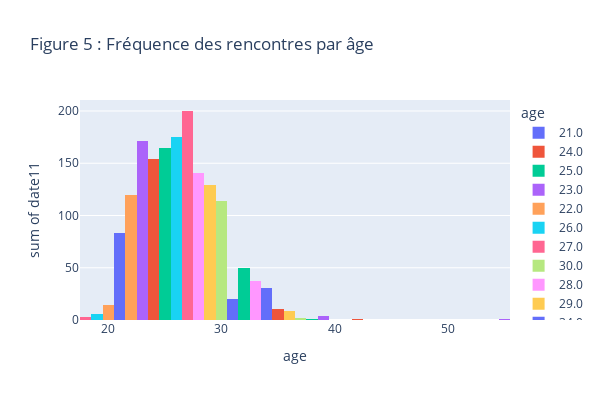

Notebook code cell kept with this figure:
### Code cell
# Suppression des valeurs Na pour colorer notre graphique.

dataset1.dropna(how = 'any', subset = ['age'], inplace = True)

#Fréquence des rendez-vous pour chaque carrière envisagée

px.histogram(data_frame= dataset1.drop_duplicates('iid'),
             x = 'age', 
             y = 'date11',
             color = 'age',
            title = 'Figure 5 : Fréquence des rencontres par âge',width=600, height=400,).update_yaxes(categoryorder = 'total ascending') #Classement des catégories selon la fréquence des rencontres

### Figure 1 — Plotly figure (JSON) as saved in the notebook; plotly's stock layout.template omitted (floating-point values rounded to 4 significant figures)
{"data": [{"alignmentgroup": "True", "bingroup": "x", "histfunc": "sum", "hovertemplate": "age=%{x}<br>sum of date11=%{y}<extra></extra>", "legendgroup": "21.0", "marker": {"color": "#636efa", "pattern": {"shape": ""}}, "name": "21.0", "offsetgroup": "21.0", "orientation": "v", "showlegend": true, "type": "histogram", "x": [21, 21, 21, 21, 21, 21, 21, 21, 21, 21, 21, 21, 21, 21, 21, 21, 21, 21, 21, 21, 21, 21], "xaxis": "x", "y": [1, 4, 1, 7, 2, 4, 2, 4, 4, 3, 7, 5, 1, 5, 5, 5, 4, 6, 5, 2, 5, 1], "yaxis": "y"}, {"alignmentgroup": "True", "bingroup": "x", "histfunc": "sum", "hovertemplate": "age=%{x}<br>sum of date11=%{y}<extra></extra>", "legendgroup": "24.0", "marker": {"color": "#EF553B", "pattern": {"shape": ""}}, "name": "24.0", "offsetgroup": "24.0", "orientation": "v", "showlegend": true, "type": "histogram", "x": [24, 24, 24, 24, 24, 24, 24, 24, 24, 24, 24, 24, 24, 24, 24, 24, 24, 24, 24, 24, 24, 24, 24, 24, 24, 24, 24, 24, 24, 24, 24, 24, 24, 24, 24, 24, 24, 24, 24, 24, 24, 24, 24, 24, 24, 24, 24, 24, 24, 24, 24, 24, 24, 24, 24, 24], "xaxis": "x", "y": [3, 4, 7, 4, 2, 2, 5, 2, 3, 2, 2, 3, 1, 4, 1, 1, 2, 5, 4, 4, 1, 1, 2, 3, 2, 2, 4, 2, 2, 5, 1, 4, 2, 4, 4, 4, 4, 3, 4, 1, 2, 6, 1, 2, 1, 6, 3, 1, 1, 1, 4, 4, 3, 1, 1, 1], "yaxis": "y"}, {"alignmentgroup": "True", "bingroup": "x", "histfunc": "sum", "hovertemplate": "age=%{x}<br>sum of date11=%{y}<extra></extra>", "legendgroup": "25.0", "marker": {"color": "#00cc96", "pattern": {"shape": ""}}, "name": "25.0", "offsetgroup": "25.0", "orientation": "v", "showlegend": true, "type": "histogram", "x": [25, 25, 25, 25, 25, 25, 25, 25, 25, 25, 25, 25, 25, 25, 25, 25, 25, 25, 25, 25, 25, 25, 25, 25, 25, 25, 25, 25, 25, 25, 25, 25, 25, 25, 25, 25, 25, 25, 25, 25, 25, 25, 25, 25, 25, 25, 25, 25, 25, 25, 25, 25, 25, 25, 25], "xaxis": "x", "y": [5, 3, 3, 3, 2, 1, 5, 1, 5, 5, 1, 4, 1, 1, 2, 7, 1, 4, 4, 4, 3, 1, 2, 6, 2, 1, 4, 1, 4, 2, 5, 4, 4, 3, 6, 3, 3, 3, 1, 1, 4, 1, 4, 2, 2, 2, 5, 4, 3, 4, 3, 2, 1, 1, 6], "yaxis": "y"}, {"alignmentgroup": "True", "bingroup": "x", "histfunc": "sum", "hovertemplate": "age=%{x}<br>sum of date11=%{y}<extra></extra>", "legendgroup": "23.0", "marker": {"color": "#ab63fa", "pattern": {"shape": ""}}, "name": "23.0", "offsetgroup": "23.0", "orientation": "v", "showlegend": true, "type": "histogram", "x": [23, 23, 23, 23, 23, 23, 23, 23, 23, 23, 23, 23, 23, 23, 23, 23, 23, 23, 23, 23, 23, 23, 23, 23, 23, 23, 23, 23, 23, 23, 23, 23, 23, 23, 23, 23, 23, 23, 23, 23, 23, 23, 23, 23, 23, 23, 23, 23, 23, 23, 23, 23, 23, 23, 23, 23], "xaxis": "x", "y": [3, 5, 4, 3, 1, 4, 1, 3, 4, 5, 3, 1, 5, 4, 1, 3, 3, 2, 2, 4, 5, 6, 1, 5, 2, 5, 4, 3, 4, 4, 4, 4, 5, 2, 2, 3, 3, 2, 2, 4, 4, 5, 1, 1, 5, 3, 3, 1, 2, 4, 2, 1, 3, 1, 3, 1], "yaxis": "y"}, {"alignmentgroup": "True", "bingroup": "x", "histfunc": "sum", "hovertemplate": "age=%{x}<br>sum of date11=%{y}<extra></extra>", "legendgroup": "22.0", "marker": {"color": "#FFA15A", "pattern": {"shape": ""}}, "name": "22.0", "offsetgroup": "22.0", "orientation": "v", "showlegend": true, "type": "histogram", "x": [22, 22, 22, 22, 22, 22, 22, 22, 22, 22, 22, 22, 22, 22, 22, 22, 22, 22, 22, 22, 22, 22, 22, 22, 22, 22, 22, 22, 22, 22, 22, 22, 22, 22, 22, 22, 22, 22, 22, 22, 22, 22, 22, 22], "xaxis": "x", "y": [3, 7, 1, 2, 2, 3, 3, 3, 2, 4, 4, 1, 4, 1, 5, 4, 2, 3, 4, 4, 3, 3, 4, 2, 2, 1, 2, 2, 1, 2, 2, 1, 2, 1, 3, 4, 2, 1, 6, 2, 4, 1, 3, 4], "yaxis": "y"}, {"alignmentgroup": "True", "bingroup": "x", "histfunc": "sum", "hovertemplate": "age=%{x}<br>sum of date11=%{y}<extra></extra>", "legendgroup": "26.0", "marker": {"color": "#19d3f3", "pattern": {"shape": ""}}, "name": "26.0", "offsetgroup": "26.0", "orientation": "v", "showlegend": true, "type": "histogram", "x": [26, 26, 26, 26, 26, 26, 26, 26, 26, 26, 26, 26, 26, 26, 26, 26, 26, 26, 26, 26, 26, 26, 26, 26, 26, 26, 26, 26, 26, 26, 26, 26, 26, 26, 26, 26, 26, 26, 26, 26, 26, 26, 26, 26, 26, 26, 26, 26, 26, 26, 26, 26, 26, 26, 26], "xaxis": "x", "y": [4, 2, 7, 3, 2, 1, 6, 1, 3, 1, 4, 1, 4, 3, 5, 3, 4, 3, 4, 4, 5, 2, 2, 1, 1, 1, 2, 2, 5, 4, 1, 4, 2, 3, 2, 3, 1, 4, 4, 7, 4, 4, 1, 3, 4, 4, 4, 4, 5, 1, 4, 5, 3, 6, 2], "yaxis": "y"}, {"alignmentgroup": "True", "bingroup": "x", "histfunc": "sum", "hovertemplate": "age=%{x}<br>sum of date11=%{y}<extra></extra>", "legendgroup": "27.0", "marker": {"color": "#FF6692", "pattern": {"shape": ""}}, "name": "27.0", "offsetgroup": "27.0", "orientation": "v", "showlegend": true, "type": "histogram", "x": [27, 27, 27, 27, 27, 27, 27, 27, 27, 27, 27, 27, 27, 27, 27, 27, 27, 27, 27, 27, 27, 27, 27, 27, 27, 27, 27, 27, 27, 27, 27, 27, 27, 27, 27, 27, 27, 27, 27, 27, 27, 27, 27, 27, 27, 27, 27, 27, 27, 27, 27, 27, 27, 27, 27, 27, 27, 27, 27, 27, 27, 27, 27, 27, 27, 27, 27, 27], "xaxis": "x", "y": [3, 2, 2, 2, 4, 2, 2, 2, 4, 3, 1, 3, 3, 1, 4, 4, 4, 3, 2, 2, 5, 2, 6, 3, 3, 2, 2, 6, 2, 4, 1, 3, 4, 3, 2, 5, 1, 1, 4, 3, 4, 1, 4, 4, 4, 4, 1, 3, 5, 2, 2, 3, 3, 6, 6, 1, 4, 2, 2, 1, 1, 2, 4, 4, 4, 2, 4, 2], "yaxis": "y"}, {"alignmentgroup": "True", "bingroup": "x", "histfunc": "sum", "hovertemplate": "age=%{x}<br>sum of date11=%{y}<extra></extra>", "legendgroup": "30.0", "marker": {"color": "#B6E880", "pattern": {"shape": ""}}, "name": "30.0", "offsetgroup": "30.0", "orientation": "v", "showlegend": true, "type": "histogram", "x": [30, 30, 30, 30, 30, 30, 30, 30, 30, 30, 30, 30, 30, 30, 30, 30, 30, 30, 30, 30, 30, 30, 30, 30, 30, 30, 30, 30, 30, 30, 30, 30, 30, 30, 30, 30], "xaxis": "x", "y": [5, 2, 2, 2, 2, 5, 2, 2, 2, 3, 2, 2, 2, 4, 2, 5, 1, 4, 6, 4, 4, 3, 4, 2, 3, 5, 3, 2, 2, 4, 5, 3, 4, 5, 2, 4], "yaxis": "y"}, {"alignmentgroup": "True", "bingroup": "x", "histfunc": "sum", "hovertemplate": "age=%{x}<br>sum of date11=%{y}<extra></extra>", "legendgroup": "28.0", "marker": {"color": "#FF97FF", "pattern": {"shape": ""}}, "name": "28.0", "offsetgroup": "28.0", "orientation": "v", "showlegend": true, "type": "histogram", "x": [28, 28, 28, 28, 28, 28, 28, 28, 28, 28, 28, 28, 28, 28, 28, 28, 28, 28, 28, 28, 28, 28, 28, 28, 28, 28, 28, 28, 28, 28, 28, 28, 28, 28, 28, 28, 28, 28, 28, 28, 28, 28, 28, 28, 28, 28, 28], "xaxis": "x", "y": [7, 2, 2, 3, 3, 2, 3, 2, 5, 2, 2, 3, 5, 2, 2, 2, 2, 3, 2, 4, 2, 4, 4, 1, 2, 3, 2, 1, 4, 6, 3, 4, 1, 3, 4, 1, 4, 6, 4, 1, 2, 4, 5, 6, 4, 1, 1], "yaxis": "y"}, {"alignmentgroup": "True", "bingroup": "x", "histfunc": "sum", "hovertemplate": "age=%{x}<br>sum of date11=%{y}<extra></extra>", "legendgroup": "29.0", "marker": {"color": "#FECB52", "pattern": {"shape": ""}}, "name": "29.0", "offsetgroup": "29.0", "orientation": "v", "showlegend": true, "type": "histogram", "x": [29, 29, 29, 29, 29, 29, 29, 29, 29, 29, 29, 29, 29, 29, 29, 29, 29, 29, 29, 29, 29, 29, 29, 29, 29, 29, 29, 29, 29, 29, 29, 29, 29, 29, 29, 29, 29, 29, 29, 29], "xaxis": "x", "y": [2, 2, 2, 3, 3, 3, 3, 4, 3, 2, 5, 4, 2, 3, 4, 2, 2, 3, 2, 2, 3, 4, 3, 3, 5, 4, 4, 7, 3, 5, 3, 2, 4, 4, 2, 6, 2, 4, 2, 3], "yaxis": "y"}, {"alignmentgroup": "True", "bingroup": "x", "histfunc": "sum", "hovertemplate": "age=%{x}<br>sum of date11=%{y}<extra></extra>", "legendgroup": "34.0", "marker": {"color": "#636efa", "pattern": {"shape": ""}}, "name": "34.0", "offsetgroup": "34.0", "orientation": "v", "showlegend": true, "type": "histogram", "x": [34, 34, 34, 34, 34, 34, 34, 34, 34, 34, 34], "xaxis": "x", "y": [1, 4, 1, 2, 3, 4, 6, 2, 2, 4, 2], "yaxis": "y"}, {"alignmentgroup": "True", "bingroup": "x", "histfunc": "sum", "hovertemplate": "age=%{x}<br>sum of date11=%{y}<extra></extra>", "legendgroup": "35.0", "marker": {"color": "#EF553B", "pattern": {"shape": ""}}, "name": "35.0", "offsetgroup": "35.0", "orientation": "v", "showlegend": true, "type": "histogram", "x": [35, 35, 35, 35], "xaxis": "x", "y": [2, 4, 2, 3], "yaxis": "y"}, {"alignmentgroup": "True", "bingroup": "x", "histfunc": "sum", "hovertemplate": "age=%{x}<br>sum of date11=%{y}<extra></extra>", "legendgroup": "32.0", "marker": {"color": "#00cc96", "pattern": {"shape": ""}}, "name": "32.0", "offsetgroup": "32.0", "orientation": "v", "showlegend": true, "type": "histogram", "x": [32, 32, 32, 32, 32, 32, 32, 32, 32, 32, 32, 32, 32], "xaxis": "x", "y": [4, 4, 5, 1, 3, 3, 5, 5, 2, 6, 2, 6, 4], "yaxis": "y"}, {"alignmentgroup": "True", "bingroup": "x", "histfunc": "sum", "hovertemplate": "age=%{x}<br>sum of date11=%{y}<extra></extra>", "legendgroup": "39.0", "marker": {"color": "#ab63fa", "pattern": {"shape": ""}}, "name": "39.0", "offsetgroup": "39.0", "orientation": "v", "showlegend": true, "type": "histogram", "x": [39], "xaxis": "x", "y": [4], "yaxis": "y"}, {"alignmentgroup": "True", "bingroup": "x", "histfunc": "sum", "hovertemplate": "age=%{x}<br>sum of date11=%{y}<extra></extra>", "legendgroup": "20.0", "marker": {"color": "#FFA15A", "pattern": {"shape": ""}}, "name": "20.0", "offsetgroup": "20.0", "orientation": "v", "showlegend": true, "type": "histogram", "x": [20, 20, 20, 20, 20], "xaxis": "x", "y": [5, 1, 4, 2, 2], "yaxis": "y"}, {"alignmentgroup": "True", "bingroup": "x", "histfunc": "sum", "hovertemplate": "age=%{x}<br>sum of date11=%{y}<extra></extra>", "legendgroup": "19.0", "marker": {"color": "#19d3f3", "pattern": {"shape": ""}}, "name": "19.0", "offsetgroup": "19.0", "orientation": "v", "showlegend": true, "type": "histogram", "x": [19, 19], "xaxis": "x", "y": [5, 1], "yaxis": "y"}, {"alignmentgroup": "True", "bingroup": "x", "histfunc": "sum", "hovertemplate": "age=%{x}<br>sum of date11=%{y}<extra></extra>", "legendgroup": "18.0", "marker": {"color": "#FF6692", "pattern": {"shape": ""}}, "name": "18.0", "offsetgroup": "18.0", "orientation": "v", "showlegend": true, "type": "histogram", "x": [18], "xaxis": "x", "y": [3], "yaxis": "y"}, {"alignmentgroup": "True", "bingroup": "x", "histfunc": "sum", "hovertemplate": "age=%{x}<br>sum of date11=%{y}<extra></extra>", "legendgroup": "37.0", "marker": {"color": "#B6E880", "pattern": {"shape": ""}}, "name": "37.0", "offsetgroup": "37.0", "orientation": "v", "showlegend": true, "type": "histogram", "x": [37], "xaxis": "x", "y": [2], "yaxis": "y"}, {"alignmentgroup": "True", "bingroup": "x", "histfunc": "sum", "hovertemplate": "age=%{x}<br>sum of date11=%{y}<extra></extra>", "legendgroup": "33.0", "marker": {"color": "#FF97FF", "pattern": {"shape": ""}}, "name": "33.0", "offsetgroup": "33.0", "orientation": "v", "showlegend": true, "type": "histogram", "x": [33, 33, 33, 33, 33, 33, 33, 33, 33, 33, 33, 33], "xaxis": "x", "y": [1, 5, 4, 2, 3, 2, 4, 1, 4, 4, 2, 5], "yaxis": "y"}, {"alignmentgroup": "True", "bingroup": "x", "histfunc": "sum", "hovertemplate": "age=%{x}<br>sum of date11=%{y}<extra></extra>", "legendgroup": "36.0", "marker": {"color": "#FECB52", "pattern": {"shape": ""}}, "name": "36.0", "offsetgroup": "36.0", "orientation": "v", "showlegend": true, "type": "histogram", "x": [36, 36, 36, 36], "xaxis": "x", "y": [1, 3, 2, 3], "yaxis": "y"}, {"alignmentgroup": "True", "bingroup": "x", "histfunc": "sum", "hovertemplate": "age=%{x}<br>sum of date11=%{y}<extra></extra>", "legendgroup": "31.0", "marker": {"color": "#636efa", "pattern": {"shape": ""}}, "name": "31.0", "offsetgroup": "31.0", "orientation": "v", "showlegend": true, "type": "histogram", "x": [31, 31, 31, 31, 31, 31, 31], "xaxis": "x", "y": [3, 3, 3, 1, 4, 4, 2], "yaxis": "y"}, {"alignmentgroup": "True", "bingroup": "x", "histfunc": "sum", "hovertemplate": "age=%{x}<br>sum of date11=%{y}<extra></extra>", "legendgroup": "42.0", "marker": {"color": "#EF553B", "pattern": {"shape": ""}}, "name": "42.0", "offsetgroup": "42.0", "orientation": "v", "showlegend": true, "type": "histogram", "x": [42], "xaxis": "x", "y": [1], "yaxis": "y"}, {"alignmentgroup": "True", "bingroup": "x", "histfunc": "sum", "hovertemplate": "age=%{x}<br>sum of date11=%{y}<extra></extra>", "legendgroup": "38.0", "marker": {"color": "#00cc96", "pattern": {"shape": ""}}, "name": "38.0", "offsetgroup": "38.0", "orientation": "v", "showlegend": true, "type": "histogram", "x": [38], "xaxis": "x", "y": [1], "yaxis": "y"}, {"alignmentgroup": "True", "bingroup": "x", "histfunc": "sum", "hovertemplate": "age=%{x}<br>sum of date11=%{y}<extra></extra>", "legendgroup": "55.0", "marker": {"color": "#ab63fa", "pattern": {"shape": ""}}, "name": "55.0", "offsetgroup": "55.0", "orientation": "v", "showlegend": true, "type": "histogram", "x": [55], "xaxis": "x", "y": [1], "yaxis": "y"}], "layout": {"barmode": "relative", "height": 400, "legend": {"title": {"text": "age"}, "tracegroupgap": 0}, "title": {"text": "Figure 5 : Fréquence des rencontres par âge"}, "width": 600, "xaxis": {"anchor": "y", "autorange": true, "categoryarray": [21, 24, 25, 23, 22, 26, 27, 30, 28, 29, 34, 35, 32, 39, 20, 19, 18, 37, 33, 36, 31, 42, 38, 55], "categoryorder": "array", "domain": [0, 1], "range": [17.5, 55.5], "title": {"text": "age"}, "type": "linear"}, "yaxis": {"anchor": "x", "autorange": true, "categoryorder": "total ascending", "domain": [0, 1], "range": [0, 210.5], "title": {"text": "sum of date11"}, "type": "linear"}}}
